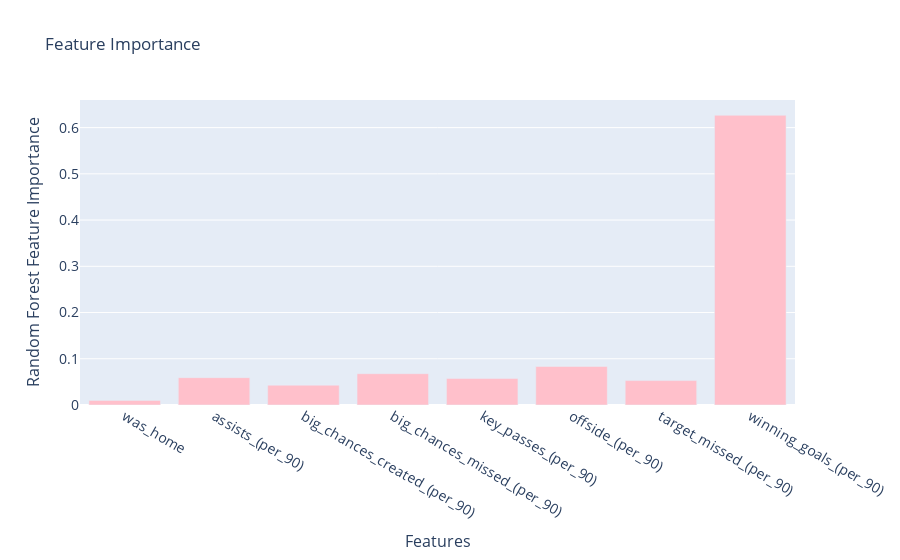

The notebook cell saved with this chart:
### Code cell
feature_name = train.columns 
feature_importance = model.feature_importances_
feature_importance

fig = go.Figure([go.Bar(x=feature_name, y=feature_importance,  marker_color='Pink')])
fig.update_layout(
    title='Feature Importance',
    xaxis=dict(
    title='Features',
        titlefont_size=16,
        tickfont_size=14
    ),
    yaxis=dict(
        title='Random Forest Feature Importance',
        titlefont_size=16,
        tickfont_size=14,
    ))

fig.show()

### Figure 1 — Plotly figure (JSON) as saved in the notebook; plotly's stock layout.template omitted (floating-point values rounded to 4 significant figures)
{"data": [{"marker": {"color": "Pink"}, "type": "bar", "x": ["was_home", "assists_(per_90)", "big_chances_created_(per_90)", "big_chances_missed_(per_90)", "key_passes_(per_90)", "offside_(per_90)", "target_missed_(per_90)", "winning_goals_(per_90)"], "y": [0.009926, 0.05912, 0.04291, 0.06769, 0.05741, 0.08339, 0.05283, 0.6267]}], "layout": {"title": {"text": "Feature Importance"}, "xaxis": {"tickfont": {"size": 14}, "title": {"font": {"size": 16}, "text": "Features"}}, "yaxis": {"tickfont": {"size": 14}, "title": {"font": {"size": 16}, "text": "Random Forest Feature Importance"}}}}
